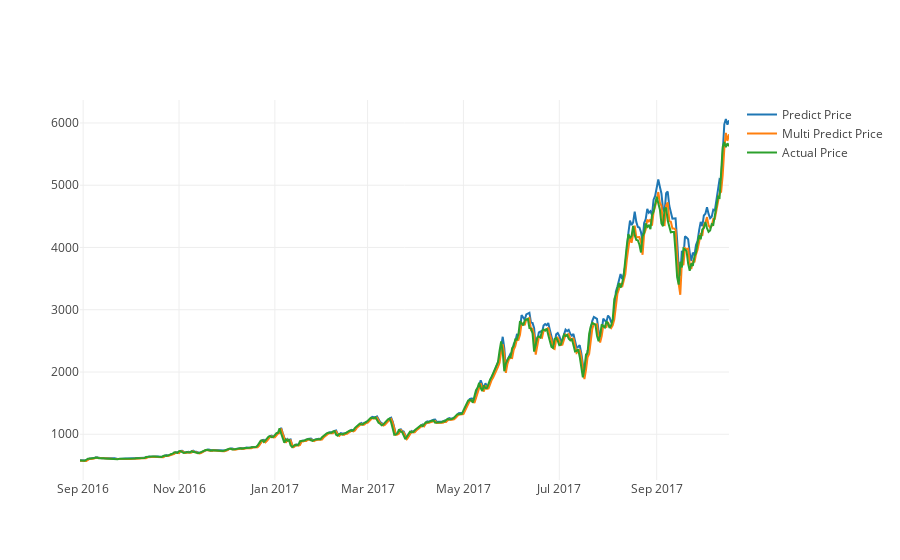

This figure's notebook cell:
### Markdown cell above
#### Plot line graph with actual price, predicted price with feature `Weighted Price`, predicted price with features `Volume` and `Weighted Price`

### Code cell
actual_chart = go.Scatter(x=predictDates, y=inv_y, name= 'Actual Price')
multi_predict_chart = go.Scatter(x=predictDates, y=inv_yhat, name= 'Multi Predict Price')
predict_chart = go.Scatter(x=predictDates, y=yhat_reshape, name= 'Predict Price')
py.iplot([predict_chart, multi_predict_chart, actual_chart])

### Figure 1 — Plotly figure (JSON) as saved in the notebook; plotly's stock layout.template omitted (floating-point values rounded to 4 significant figures; data arrays with more than 128 entries replaced by an {"elided": "..."} marker saying what was removed)
{"data": [{"name": "Predict Price", "type": "scatter", "x": {"elided": "414 str values"}, "y": {"elided": "414 float values"}}, {"name": "Multi Predict Price", "type": "scatter", "x": {"elided": "414 str values"}, "y": {"elided": "414 float values"}}, {"name": "Actual Price", "type": "scatter", "x": {"elided": "414 str values"}, "y": {"elided": "414 float values"}}], "layout": {}}
